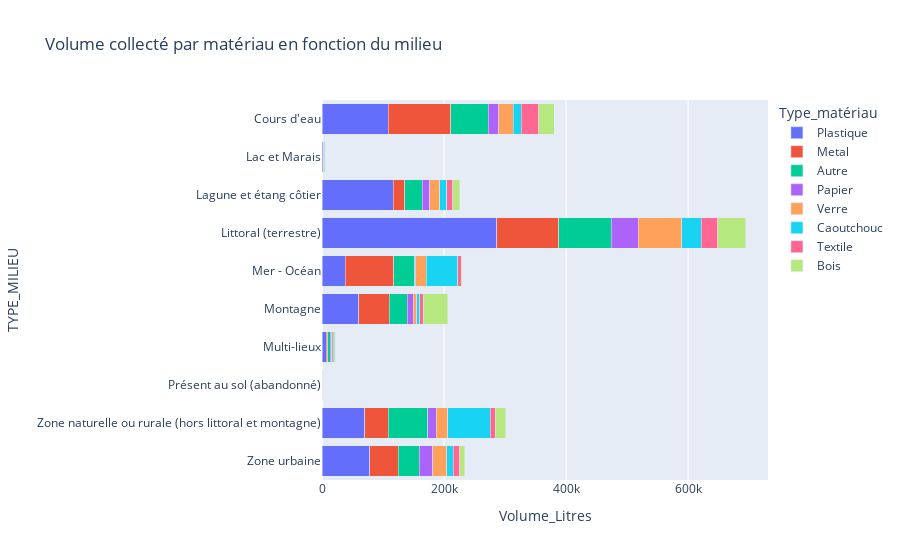

The code cell stored with this chart in its notebook:
### Code cell
#Autre option : horizontal bar chart

#Graphique à barre empilées du volume total collecté par an et type de matériau
fig = px.bar(df_typemilieu, y="TYPE_MILIEU", x="Volume_Litres", color="Type_matériau",
             barmode = 'stack',
             title = "Volume collecté par matériau en fonction du milieu",
             text_auto = False
             )

#fig.update_layout(bargap=0.2)
#fig.update_layout(yaxis_title="% de déchets collectés")

fig.show()

### Figure 1 — Plotly figure (JSON) as saved in the notebook; plotly's stock layout.template omitted (floating-point values rounded to 4 significant figures)
{"data": [{"alignmentgroup": "True", "hovertemplate": "Type_matériau=Plastique<br>Volume_Litres=%{x}<br>TYPE_MILIEU=%{y}<extra></extra>", "legendgroup": "Plastique", "marker": {"color": "#636efa", "pattern": {"shape": ""}}, "name": "Plastique", "offsetgroup": "Plastique", "orientation": "h", "showlegend": true, "textposition": "auto", "type": "bar", "x": [78260.0, 70340.0, 310, 7199, 60350.0, 38040.0, 286600.0, 116600.0, 2060.0, 108800.0], "xaxis": "x", "y": ["Zone urbaine", "Zone naturelle ou rurale (hors littoral et montagne)", "Présent au sol (abandonné)", "Multi-lieux", "Montagne", "Mer - Océan", "Littoral (terrestre)", "Lagune et étang côtier", "Lac et Marais", "Cours d'eau"], "yaxis": "y"}, {"alignmentgroup": "True", "hovertemplate": "Type_matériau=Metal<br>Volume_Litres=%{x}<br>TYPE_MILIEU=%{y}<extra></extra>", "legendgroup": "Metal", "marker": {"color": "#EF553B", "pattern": {"shape": ""}}, "name": "Metal", "offsetgroup": "Metal", "orientation": "h", "showlegend": true, "textposition": "auto", "type": "bar", "x": [46330.0, 38350.0, 16.5, 1970.0, 49990.0, 79910.0, 101300.0, 19090.0, 561.1, 102400.0], "xaxis": "x", "y": ["Zone urbaine", "Zone naturelle ou rurale (hors littoral et montagne)", "Présent au sol (abandonné)", "Multi-lieux", "Montagne", "Mer - Océan", "Littoral (terrestre)", "Lagune et étang côtier", "Lac et Marais", "Cours d'eau"], "yaxis": "y"}, {"alignmentgroup": "True", "hovertemplate": "Type_matériau=Autre<br>Volume_Litres=%{x}<br>TYPE_MILIEU=%{y}<extra></extra>", "legendgroup": "Autre", "marker": {"color": "#00cc96", "pattern": {"shape": ""}}, "name": "Autre", "offsetgroup": "Autre", "orientation": "h", "showlegend": true, "textposition": "auto", "type": "bar", "x": [34980.0, 64880.0, 936, 4340.0, 29400.0, 34000.0, 86010.0, 28340.0, 2281.0, 61670.0], "xaxis": "x", "y": ["Zone urbaine", "Zone naturelle ou rurale (hors littoral et montagne)", "Présent au sol (abandonné)", "Multi-lieux", "Montagne", "Mer - Océan", "Littoral (terrestre)", "Lagune et étang côtier", "Lac et Marais", "Cours d'eau"], "yaxis": "y"}, {"alignmentgroup": "True", "hovertemplate": "Type_matériau=Papier<br>Volume_Litres=%{x}<br>TYPE_MILIEU=%{y}<extra></extra>", "legendgroup": "Papier", "marker": {"color": "#ab63fa", "pattern": {"shape": ""}}, "name": "Papier", "offsetgroup": "Papier", "orientation": "h", "showlegend": true, "textposition": "auto", "type": "bar", "x": [22310.0, 13880.0, 0, 2559, 9898.0, 1720.0, 44130.0, 12370.0, 385.9, 17080.0], "xaxis": "x", "y": ["Zone urbaine", "Zone naturelle ou rurale (hors littoral et montagne)", "Présent au sol (abandonné)", "Multi-lieux", "Montagne", "Mer - Océan", "Littoral (terrestre)", "Lagune et étang côtier", "Lac et Marais", "Cours d'eau"], "yaxis": "y"}, {"alignmentgroup": "True", "hovertemplate": "Type_matériau=Verre<br>Volume_Litres=%{x}<br>TYPE_MILIEU=%{y}<extra></extra>", "legendgroup": "Verre", "marker": {"color": "#FFA15A", "pattern": {"shape": ""}}, "name": "Verre", "offsetgroup": "Verre", "orientation": "h", "showlegend": true, "textposition": "auto", "type": "bar", "x": [22266, 18980.0, 20, 2527, 5907.0, 17250.0, 71440.0, 16910.0, 691, 23850.0], "xaxis": "x", "y": ["Zone urbaine", "Zone naturelle ou rurale (hors littoral et montagne)", "Présent au sol (abandonné)", "Multi-lieux", "Montagne", "Mer - Océan", "Littoral (terrestre)", "Lagune et étang côtier", "Lac et Marais", "Cours d'eau"], "yaxis": "y"}, {"alignmentgroup": "True", "hovertemplate": "Type_matériau=Caoutchouc<br>Volume_Litres=%{x}<br>TYPE_MILIEU=%{y}<extra></extra>", "legendgroup": "Caoutchouc", "marker": {"color": "#19d3f3", "pattern": {"shape": ""}}, "name": "Caoutchouc", "offsetgroup": "Caoutchouc", "orientation": "h", "showlegend": true, "textposition": "auto", "type": "bar", "x": [10860.0, 69390.0, 0, 2671.0, 4990.0, 51380.0, 31950.0, 10830.0, 1.8, 12560.0], "xaxis": "x", "y": ["Zone urbaine", "Zone naturelle ou rurale (hors littoral et montagne)", "Présent au sol (abandonné)", "Multi-lieux", "Montagne", "Mer - Océan", "Littoral (terrestre)", "Lagune et étang côtier", "Lac et Marais", "Cours d'eau"], "yaxis": "y"}, {"alignmentgroup": "True", "hovertemplate": "Type_matériau=Textile<br>Volume_Litres=%{x}<br>TYPE_MILIEU=%{y}<extra></extra>", "legendgroup": "Textile", "marker": {"color": "#FF6692", "pattern": {"shape": ""}}, "name": "Textile", "offsetgroup": "Textile", "orientation": "h", "showlegend": true, "textposition": "auto", "type": "bar", "x": [10700.0, 8433.0, 2, 427.8, 5222.0, 5528.0, 27440.0, 9986.0, 353.0, 28660.0], "xaxis": "x", "y": ["Zone urbaine", "Zone naturelle ou rurale (hors littoral et montagne)", "Présent au sol (abandonné)", "Multi-lieux", "Montagne", "Mer - Océan", "Littoral (terrestre)", "Lagune et étang côtier", "Lac et Marais", "Cours d'eau"], "yaxis": "y"}, {"alignmentgroup": "True", "hovertemplate": "Type_matériau=Bois<br>Volume_Litres=%{x}<br>TYPE_MILIEU=%{y}<extra></extra>", "legendgroup": "Bois", "marker": {"color": "#B6E880", "pattern": {"shape": ""}}, "name": "Bois", "offsetgroup": "Bois", "orientation": "h", "showlegend": true, "textposition": "auto", "type": "bar", "x": [8239.0, 16870.0, 100, 679.4, 40030.0, 1606.0, 45520.0, 11250.0, 59.84, 25820.0], "xaxis": "x", "y": ["Zone urbaine", "Zone naturelle ou rurale (hors littoral et montagne)", "Présent au sol (abandonné)", "Multi-lieux", "Montagne", "Mer - Océan", "Littoral (terrestre)", "Lagune et étang côtier", "Lac et Marais", "Cours d'eau"], "yaxis": "y"}], "layout": {"barmode": "stack", "legend": {"title": {"text": "Type_matériau"}, "tracegroupgap": 0}, "title": {"text": "Volume collecté par matériau en fonction du milieu"}, "xaxis": {"anchor": "y", "domain": [0, 1], "title": {"text": "Volume_Litres"}}, "yaxis": {"anchor": "x", "domain": [0, 1], "title": {"text": "TYPE_MILIEU"}}}}
